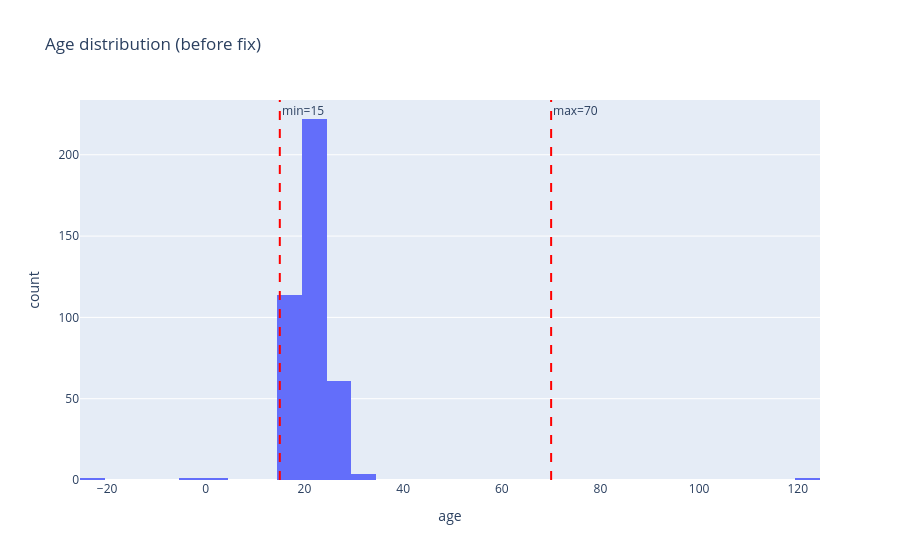

Notebook code cell kept with this figure:
### Markdown cell above
### Issue 4 · Impossible age values (negative or extreme)

### Code cell
bad_age = students[(students['age'] < 15) | (students['age'] > 70)]
print(f"Impossible age rows: {len(bad_age)}")
print(bad_age[['student_id', 'age']].to_string(index=False))

fig = px.histogram(students, x='age', nbins=30, title='Age distribution (before fix)')
fig.add_vline(x=15, line_dash='dash', line_color='red', annotation_text='min=15')
fig.add_vline(x=70, line_dash='dash', line_color='red', annotation_text='max=70')
fig.show()

# Issue 4: replace impossible ages with 22 (median value)
students['age'] = np.where((students['age'] < 15) | (students['age'] > 70), 22, students['age'])
print(f"\nAfter fix — age range: {students['age'].min()} to {students['age'].max()}")

### Figure 1 — Plotly figure (JSON) as saved in the notebook; plotly's stock layout.template omitted (floating-point values rounded to 4 significant figures; data arrays with more than 128 entries replaced by an {"elided": "..."} marker saying what was removed)
{"data": [{"bingroup": "x", "hovertemplate": "age=%{x}<br>count=%{y}<extra></extra>", "legendgroup": "", "marker": {"color": "#636efa", "pattern": {"shape": ""}}, "name": "", "nbinsx": 30, "orientation": "v", "showlegend": false, "type": "histogram", "x": {"elided": "405 int values"}, "xaxis": "x", "yaxis": "y"}], "layout": {"annotations": [{"showarrow": false, "text": "min=15", "x": 15, "xanchor": "left", "xref": "x", "y": 1, "yanchor": "top", "yref": "y domain"}, {"showarrow": false, "text": "max=70", "x": 70, "xanchor": "left", "xref": "x", "y": 1, "yanchor": "top", "yref": "y domain"}], "barmode": "relative", "legend": {"tracegroupgap": 0}, "shapes": [{"line": {"color": "red", "dash": "dash"}, "type": "line", "x0": 15, "x1": 15, "xref": "x", "y0": 0, "y1": 1, "yref": "y domain"}, {"line": {"color": "red", "dash": "dash"}, "type": "line", "x0": 70, "x1": 70, "xref": "x", "y0": 0, "y1": 1, "yref": "y domain"}], "title": {"text": "Age distribution (before fix)"}, "xaxis": {"anchor": "y", "domain": [0, 1], "title": {"text": "age"}}, "yaxis": {"anchor": "x", "domain": [0, 1], "title": {"text": "count"}}}}
